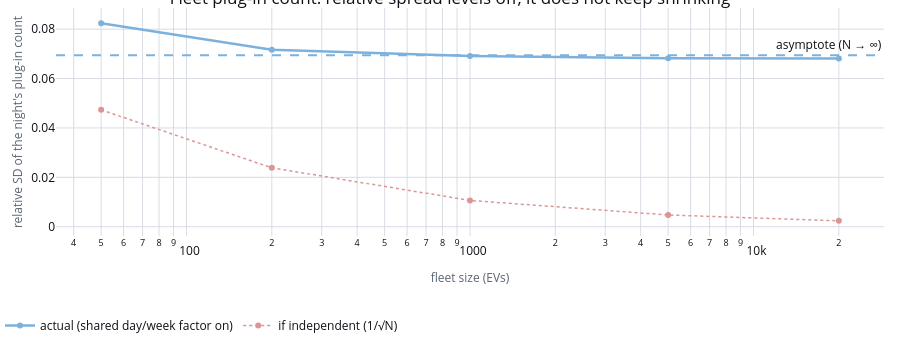

Notebook code cell kept with this figure:
### Code cell
lln_figure = go.Figure()
lln_figure.add_trace(
    go.Scatter(
        x=list(FLEET_SIZES),
        y=sweep_table["relative_sd_actual"],
        mode="lines+markers",
        name="actual (shared day/week factor on)",
        line={"color": ARCHETYPE_COLOURS[3], "width": 2.5},
    )
)
lln_figure.add_trace(
    go.Scatter(
        x=list(FLEET_SIZES),
        y=sweep_table["relative_sd_if_independent"],
        mode="lines+markers",
        name="if independent (1/√N)",
        line={"color": ARCHETYPE_COLOURS[0], "width": 1.5, "dash": "dot"},
    )
)
lln_figure.add_hline(
    y=asymptote,
    line_dash="dash",
    line_color=ARCHETYPE_COLOURS[3],
    annotation_text="asymptote (N → ∞)",
)
lln_figure.update_layout(
    title_text="Fleet plug-in count: relative spread levels off, it does not keep shrinking",
    xaxis_title="fleet size (EVs)",
    yaxis_title="relative SD of the night's plug-in count",
    xaxis_type="log",
)
apply_notebook_style(lln_figure, height=CHART_HEIGHTS["time_series"])

### Figure 1 — Plotly figure (JSON) as saved in the notebook; plotly's stock layout.template omitted (floating-point values rounded to 4 significant figures)
{"data": [{"line": {"color": "#7DB1DD", "width": 2.5}, "mode": "lines+markers", "name": "actual (shared day/week factor on)", "x": [50, 200, 1000, 5000, 20000], "y": [0.08244, 0.0717, 0.06913, 0.06819, 0.06813], "type": "scatter"}, {"line": {"color": "#DB9595", "dash": "dot", "width": 1.5}, "mode": "lines+markers", "name": "if independent (1/√N)", "x": [50, 200, 1000, 5000, 20000], "y": [0.04733, 0.02385, 0.01064, 0.004759, 0.002376], "type": "scatter"}], "layout": {"shapes": [{"line": {"color": "#7DB1DD", "dash": "dash"}, "type": "line", "x0": 0, "x1": 1, "xref": "x domain", "y0": 0.0694, "y1": 0.0694, "yref": "y"}], "annotations": [{"showarrow": false, "text": "asymptote (N → ∞)", "x": 1, "xanchor": "right", "xref": "x domain", "y": 0.0694, "yanchor": "bottom", "yref": "y"}], "title": {"text": "Fleet plug-in count: relative spread levels off, it does not keep shrinking"}, "xaxis": {"title": {"text": "fleet size (EVs)"}, "type": "log"}, "yaxis": {"title": {"text": "relative SD of the night's plug-in count"}}, "margin": {"b": 104}, "height": 340, "paper_bgcolor": "#FFFFFF", "plot_bgcolor": "#FFFFFF"}}
